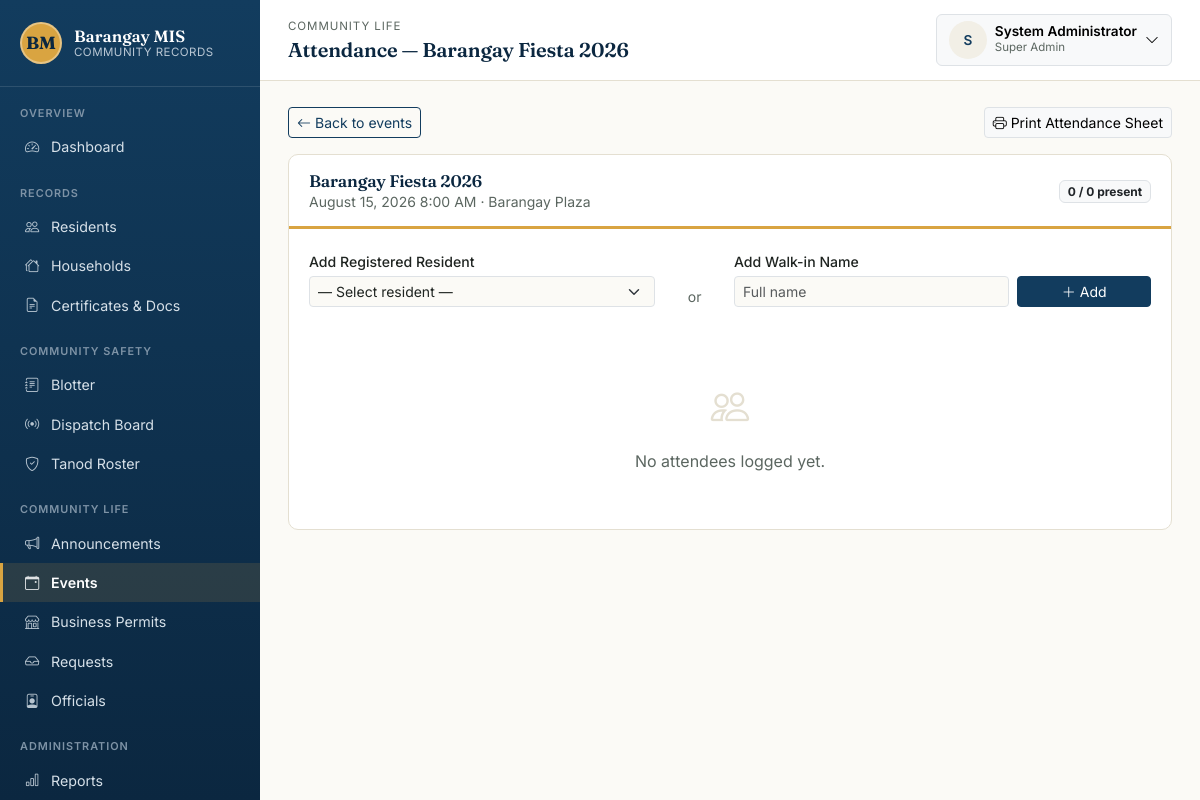
The app's page /modules/events/attendance.php?id=2 (signed in) with its own data.
### tables this page shows
CREATE TABLE events (
    id                INT AUTO_INCREMENT PRIMARY KEY,
    title             VARCHAR(200) NOT NULL,
    description       TEXT,
    event_type        VARCHAR(100),
    venue             VARCHAR(255),
    start_datetime    DATETIME NOT NULL,
    end_datetime      DATETIME NULL,
    organizer         VARCHAR(150),
    budget            DECIMAL(12,2) NOT NULL DEFAULT 0,
    status            ENUM('Upcoming','Ongoing','Completed','Cancelled') NOT NULL DEFAULT 'Upcoming',
    created_by        INT NULL,
    created_at        TIMESTAMP NOT NULL DEFAULT CURRENT_TIMESTAMP,
    FOREIGN KEY (created_by) REFERENCES users(id) ON DELETE SET NULL,
    INDEX idx_events_start (start_datetime)
);

### includes/functions.php (called while the page is built, shortened)
<?php
function clean(?string $value): string
{
    return htmlspecialchars(trim($value ?? ''), ENT_QUOTES, 'UTF-8');
}
function format_date(?string $date, string $format = 'F d, Y'): string
{
    try {
        return (new DateTime($date))->format($format);
    } catch (Exception) {
        return '—';
    }
}
function format_datetime(?string $datetime, string $format = 'F d, Y g:i A'): string
{
    return format_date($datetime, $format);
}

### includes/auth.php (called while the page is built, shortened)
<?php
function current_role(): string
{
    return $_SESSION['role'] ?? '';
}
function current_full_name(): string
{
    return $_SESSION['full_name'] ?? '';
}
function role_label(string $role): string
{
    return match ($role) {
        'super_admin' => 'Super Admin',
        'captain'     => 'Barangay Captain',
        'secretary'   => 'Secretary',
        'staff'       => 'Staff/Clerk',
        'tanod'       => 'Tanod',
        default       => ucfirst($role),
    };
}

### modules/events/attendance.php (the view, shortened to what this page needs)
<?php
require_once __DIR__ . '/../../config.php';
require_once __DIR__ . '/../../includes/auth.php';
require_once __DIR__ . '/../../includes/functions.php';
$canManage = in_array(current_role(), STAFF_ROLES, true);
$eventId = (int)($_GET['id'] ?? $_POST['event_id'] ?? 0);
$stmt = $pdo->prepare('SELECT * FROM events WHERE id = ?');
$stmt->execute([$eventId]);
$event = $stmt->fetch();
$stmt = $pdo->prepare(
    "SELECT a.*, r.first_name, r.middle_name, r.last_name, r.suffix
     FROM event_attendees a LEFT JOIN residents r ON r.id = a.resident_id
     WHERE a.event_id = ? ORDER BY a.created_at"
);
$stmt->execute([$eventId]);
$attendees = $stmt->fetchAll();
$presentCount = count(array_filter($attendees, fn($a) => (int)$a['is_present'] === 1));
$pageTitle = 'Attendance — ' . $event['title'];
$breadcrumbEyebrow = 'Community Life';
require_once __DIR__ . '/../../includes/header.php';
?>
<div class="d-flex justify-content-between align-items-center mb-3 no-print">
    <a href="<?= BASE_URL ?>/modules/events/list.php" class="btn btn-sm btn-outline-primary"><i class="bi bi-arrow-left me-1"></i>Back to events</a>
    <button onclick="printSection()" class="btn btn-sm btn-light border"><i class="bi bi-printer me-1"></i>Print Attendance Sheet</button>
</div>
<div class="panel">
    <div class="panel-header">
        <div>
            <h2 class="mb-0"><?= clean($event['title']) ?></h2>
            <div class="text-soft small"><?= format_datetime($event['start_datetime'], 'F d, Y g:i A') ?> · <?= clean($event['venue'] ?: 'Venue TBA') ?></div>
        </div>
        <span class="badge bg-light text-dark border"><?= $presentCount ?> / <?= count($attendees) ?> present</span>
    </div>
    <?php if ($canManage): ?>
    <div class="panel-body pb-0 no-print">
        <form method="post" class="row g-2 align-items-end mb-3">
            <div class="col-md-5">
                <label class="form-label small mb-1">Add Registered Resident</label>
                <select name="resident_id" class="form-select form-select-sm">
                    <option value="">— Select resident —</option>
                </select>
            </div>
            <div class="col-md-1 text-center text-soft small">or</div>
            <div class="col-md-4">
                <label class="form-label small mb-1">Add Walk-in Name</label>
                <input type="text" name="walkin_name" class="form-control form-control-sm" placeholder="Full name">
            </div>
            <div class="col-md-2">
                <button type="submit" class="btn btn-primary btn-sm w-100"><i class="bi bi-plus-lg me-1"></i>Add</button>
            </div>
        </form>
    </div>
    <?php endif; ?>
    <div class="panel-body p-0">
        <?php if (empty($attendees)): ?>
            <div class="empty-state"><i class="bi bi-people"></i>No attendees logged yet.</div>
        <?php endif; ?>
    </div>
</div>
<?php require_once __DIR__ . '/../../includes/footer.php'; ?>

### includes/header.php (shortened to what this page needs)
<?php
$pageTitle = $pageTitle ?? 'Dashboard';
$breadcrumbEyebrow = $breadcrumbEyebrow ?? 'Barangay Management Information System';
?>
<!DOCTYPE html>
<html lang="en">
<head>
<link rel="stylesheet" href="https://cdn.jsdelivr.net/npm/bootstrap@5.3.3/dist/css/bootstrap.min.css">
<link rel="stylesheet" href="https://cdn.jsdelivr.net/npm/bootstrap-icons@1.11.3/font/bootstrap-icons.css">
<link rel="stylesheet" href="<?= BASE_URL ?>/assets/css/style.css">
</head>
<body>
<div class="app-shell">
    <?php require_once __DIR__ . '/sidebar.php'; ?>
    <div class="main-area">
        <div class="topbar">
            <div class="d-flex align-items-center gap-3">
                <div>
                    <div class="breadcrumb-eyebrow"><?= clean($breadcrumbEyebrow) ?></div>
                    <h1><?= clean($pageTitle) ?></h1>
                </div>
            </div>
            <div class="dropdown">
                <button class="btn btn-light d-flex align-items-center gap-2 border" type="button" data-bs-toggle="dropdown" aria-expanded="false">
                    <span class="avatar-circle"><?= clean(mb_strtoupper(mb_substr(current_full_name() ?: '?', 0, 1))) ?></span>
                    <span class="d-none d-sm-block text-start">
                        <span class="d-block fw-semibold" style="font-size:0.85rem;line-height:1.15;"><?= clean(current_full_name()) ?></span>
                        <span class="d-block text-soft" style="font-size:0.72rem;"><?= clean(role_label(current_role())) ?></span>
                    </span>
                    <i class="bi bi-chevron-down small"></i>
                </button>
            </div>
        </div>
        <div class="content-wrap">

### assets/css/style.css (style rules this page uses)
:root { --bagong-blue: #123C5E; --bagong-blue-dark: #0B2740; --bagong-blue-light: #1E5583; --paper: #FBFAF6; --paper-dim: #F2EFE6; --palay-gold: #D9A441; --palay-gold-dark: #B9832F; --adobe: #C1502E; --talahib: #4C7A5E; --ink: #1F2421; --ink-soft: #5B6660; --hairline: #E4DFD1; --font-display: 'Fraunces', Georgia, serif; --font-body: 'Inter', -apple-system, Segoe UI, Roboto, sans-serif; --font-mono: 'JetBrains Mono', SFMono-Regular, Menlo, monospace; --bs-primary: var(--bagong-blue); --bs-body-font-family: var(--font-body); --bs-body-color: var(--ink); --bs-body-bg: var(--paper); }
* { box-sizing: border-box; }
body { background: var(--paper); color: var(--ink); font-family: var(--font-body); }
h1, h2, h3, h4, .display-font { font-family: var(--font-display); font-weight: 600; letter-spacing: -0.01em; color: var(--bagong-blue-dark); }
a { color: var(--bagong-blue); }
.app-shell { display: flex; min-height: 100vh; }
.main-area { margin-left: 260px; flex: 1; min-width: 0; display: flex; flex-direction: column; }
.topbar { display: flex; align-items: center; justify-content: space-between; gap: 16px; padding: 14px 28px; background: #fff; border-bottom: 1px solid var(--hairline); position: sticky; top: 0; z-index: 1020; }
.topbar h1 { font-size: 1.25rem; margin: 0; }
.topbar .breadcrumb-eyebrow { font-size: 0.72rem; text-transform: uppercase; letter-spacing: 0.08em; color: var(--ink-soft); margin-bottom: 2px; }
.content-wrap { padding: 26px 28px 60px; flex: 1; }
.panel { background: #fff; border: 1px solid var(--hairline); border-radius: 10px; margin-bottom: 22px; overflow: hidden; }
.panel-header { display: flex; align-items: center; justify-content: space-between; gap: 12px; padding: 16px 20px 14px; border-bottom: 3px solid var(--palay-gold); flex-wrap: wrap; }
.panel-header h2, .panel-header h3 { margin: 0; font-size: 1.05rem; }
.panel-body { padding: 20px; }
.panel-body.p-0 { padding: 0; }
.empty-state { text-align: center; padding: 56px 20px; color: var(--ink-soft); }
.empty-state i { font-size: 2.4rem; color: var(--hairline); margin-bottom: 12px; display: block; }
.btn-primary { background: var(--bagong-blue); border-color: var(--bagong-blue); }
.btn-outline-primary { color: var(--bagong-blue); border-color: var(--bagong-blue); }
.text-soft { color: var(--ink-soft); }
.avatar-circle { width: 38px; height: 38px; border-radius: 50%; background: var(--paper-dim); color: var(--bagong-blue); display: flex; align-items: center; justify-content: center; font-weight: 600; font-size: 0.85rem; }
.form-label { font-weight: 500; font-size: 0.88rem; }

### records on screen
events: title "Attendance — Barangay Fiesta 2026", title "Barangay Fiesta 2026", start_datetime "August 15, 2026 8:00 AM", venue "Barangay Plaza"

### other values on screen
$label "Dashboard Residents Households Certificates & Docs Blotter Dispatch Board Tanod Roster Announcements Events Business Permits Requests Officials Reports"
$breadcrumbEyebrow "COMMUNITY LIFE"
mb_strtoupper(mb_substr(current_full_name() ?: '?', 0, 1)) "S"
current_full_name() "System Administrator"
role_label(current_role()) "Super Admin"
$presentCount "0"
count($attendees) "0"
